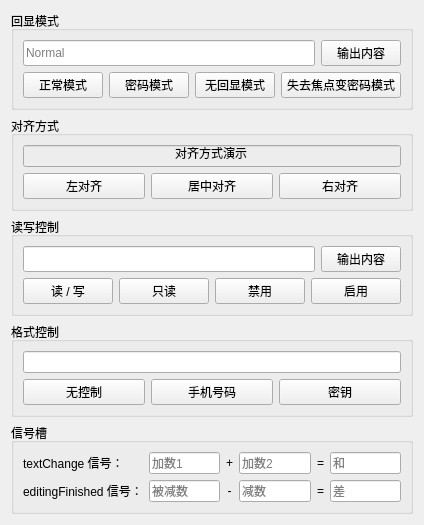
<?xml version="1.0" encoding="UTF-8"?>
<ui version="4.0">
 <class>QLineEditDemo</class>
 <widget class="QWidget" name="QLineEditDemo">
  <property name="geometry">
   <rect>
    <x>0</x>
    <y>0</y>
    <width>404</width>
    <height>426</height>
   </rect>
  </property>
  <property name="windowTitle">
   <string>QLineEditDemo</string>
  </property>
  <layout class="QVBoxLayout" name="verticalLayout">
   <item>
    <widget class="QGroupBox" name="groupBox_1">
     <property name="title">
      <string>回显模式</string>
     </property>
     <layout class="QVBoxLayout" name="verticalLayout_2">
      <item>
       <layout class="QHBoxLayout" name="horizontalLayout">
        <item>
         <widget class="QLineEdit" name="le_EchoMode">
          <property name="sizePolicy">
           <sizepolicy hsizetype="Expanding" vsizetype="Expanding">
            <horstretch>0</horstretch>
            <verstretch>0</verstretch>
           </sizepolicy>
          </property>
          <property name="placeholderText">
           <string>Normal</string>
          </property>
         </widget>
        </item>
        <item>
         <widget class="QPushButton" name="pbtn_EchoOutput">
          <property name="sizePolicy">
           <sizepolicy hsizetype="Minimum" vsizetype="Expanding">
            <horstretch>0</horstretch>
            <verstretch>0</verstretch>
           </sizepolicy>
          </property>
          <property name="text">
           <string>输出内容</string>
          </property>
         </widget>
        </item>
       </layout>
      </item>
      <item>
       <layout class="QHBoxLayout" name="horizontalLayout_2">
        <item>
         <widget class="QPushButton" name="pbtn_NormalMode">
          <property name="sizePolicy">
           <sizepolicy hsizetype="Minimum" vsizetype="Expanding">
            <horstretch>0</horstretch>
            <verstretch>0</verstretch>
           </sizepolicy>
          </property>
          <property name="text">
           <string>正常模式</string>
          </property>
         </widget>
        </item>
        <item>
         <widget class="QPushButton" name="pbtn_PasswordMode">
          <property name="sizePolicy">
           <sizepolicy hsizetype="Minimum" vsizetype="Expanding">
            <horstretch>0</horstretch>
            <verstretch>0</verstretch>
           </sizepolicy>
          </property>
          <property name="text">
           <string>密码模式</string>
          </property>
         </widget>
        </item>
        <item>
         <widget class="QPushButton" name="pbtn_NoEchoMode">
          <property name="sizePolicy">
           <sizepolicy hsizetype="Minimum" vsizetype="Expanding">
            <horstretch>0</horstretch>
            <verstretch>0</verstretch>
           </sizepolicy>
          </property>
          <property name="text">
           <string>无回显模式</string>
          </property>
         </widget>
        </item>
        <item>
         <widget class="QPushButton" name="pbtn_PwdEchoOnEditMode">
          <property name="sizePolicy">
           <sizepolicy hsizetype="Minimum" vsizetype="Expanding">
            <horstretch>0</horstretch>
            <verstretch>0</verstretch>
           </sizepolicy>
          </property>
          <property name="minimumSize">
           <size>
            <width>120</width>
            <height>0</height>
           </size>
          </property>
          <property name="text">
           <string>失去焦点变密码模式</string>
          </property>
         </widget>
        </item>
       </layout>
      </item>
     </layout>
    </widget>
   </item>
   <item>
    <widget class="QGroupBox" name="groupBox_2">
     <property name="title">
      <string>对齐方式</string>
     </property>
     <layout class="QVBoxLayout" name="verticalLayout_3">
      <item>
       <widget class="QLineEdit" name="le_Alignment">
        <property name="sizePolicy">
         <sizepolicy hsizetype="Expanding" vsizetype="Expanding">
          <horstretch>0</horstretch>
          <verstretch>0</verstretch>
         </sizepolicy>
        </property>
        <property name="styleSheet">
         <string notr="true">background-color: rgb(237, 237, 237);
font: 700 12pt &quot;Microsoft YaHei UI&quot;;</string>
        </property>
        <property name="text">
         <string>对齐方式演示</string>
        </property>
        <property name="alignment">
         <set>Qt::AlignCenter</set>
        </property>
        <property name="readOnly">
         <bool>false</bool>
        </property>
       </widget>
      </item>
      <item>
       <layout class="QHBoxLayout" name="horizontalLayout_3">
        <item>
         <widget class="QPushButton" name="pbtn_AlignLeft">
          <property name="sizePolicy">
           <sizepolicy hsizetype="Minimum" vsizetype="Expanding">
            <horstretch>0</horstretch>
            <verstretch>0</verstretch>
           </sizepolicy>
          </property>
          <property name="text">
           <string>左对齐</string>
          </property>
         </widget>
        </item>
        <item>
         <widget class="QPushButton" name="pbtn_AlignCenter">
          <property name="sizePolicy">
           <sizepolicy hsizetype="Minimum" vsizetype="Expanding">
            <horstretch>0</horstretch>
            <verstretch>0</verstretch>
           </sizepolicy>
          </property>
          <property name="text">
           <string>居中对齐</string>
          </property>
         </widget>
        </item>
        <item>
         <widget class="QPushButton" name="pbtn_AlignRight">
          <property name="sizePolicy">
           <sizepolicy hsizetype="Minimum" vsizetype="Expanding">
            <horstretch>0</horstretch>
            <verstretch>0</verstretch>
           </sizepolicy>
          </property>
          <property name="text">
           <string>右对齐</string>
          </property>
         </widget>
        </item>
       </layout>
      </item>
     </layout>
    </widget>
   </item>
   <item>
    <widget class="QGroupBox" name="groupBox_3">
     <property name="title">
      <string>读写控制</string>
     </property>
     <layout class="QVBoxLayout" name="verticalLayout_4">
      <item>
       <layout class="QHBoxLayout" name="horizontalLayout_4">
        <item>
         <widget class="QLineEdit" name="le_RWControl">
          <property name="sizePolicy">
           <sizepolicy hsizetype="Expanding" vsizetype="Expanding">
            <horstretch>0</horstretch>
            <verstretch>0</verstretch>
           </sizepolicy>
          </property>
         </widget>
        </item>
        <item>
         <widget class="QPushButton" name="pbtn_RWOutput">
          <property name="sizePolicy">
           <sizepolicy hsizetype="Minimum" vsizetype="Expanding">
            <horstretch>0</horstretch>
            <verstretch>0</verstretch>
           </sizepolicy>
          </property>
          <property name="text">
           <string>输出内容</string>
          </property>
         </widget>
        </item>
       </layout>
      </item>
      <item>
       <layout class="QHBoxLayout" name="horizontalLayout_5">
        <item>
         <widget class="QPushButton" name="pbtn_ReadWrite">
          <property name="sizePolicy">
           <sizepolicy hsizetype="Minimum" vsizetype="Expanding">
            <horstretch>0</horstretch>
            <verstretch>0</verstretch>
           </sizepolicy>
          </property>
          <property name="text">
           <string>读 / 写</string>
          </property>
         </widget>
        </item>
        <item>
         <widget class="QPushButton" name="pbtn_ReadOnly">
          <property name="sizePolicy">
           <sizepolicy hsizetype="Minimum" vsizetype="Expanding">
            <horstretch>0</horstretch>
            <verstretch>0</verstretch>
           </sizepolicy>
          </property>
          <property name="text">
           <string>只读</string>
          </property>
         </widget>
        </item>
        <item>
         <widget class="QPushButton" name="pbtn_DisableRWControl">
          <property name="sizePolicy">
           <sizepolicy hsizetype="Minimum" vsizetype="Expanding">
            <horstretch>0</horstretch>
            <verstretch>0</verstretch>
           </sizepolicy>
          </property>
          <property name="text">
           <string>禁用</string>
          </property>
         </widget>
        </item>
        <item>
         <widget class="QPushButton" name="pbtn_EnableRWControl">
          <property name="sizePolicy">
           <sizepolicy hsizetype="Minimum" vsizetype="Expanding">
            <horstretch>0</horstretch>
            <verstretch>0</verstretch>
           </sizepolicy>
          </property>
          <property name="text">
           <string>启用</string>
          </property>
         </widget>
        </item>
       </layout>
      </item>
     </layout>
    </widget>
   </item>
   <item>
    <widget class="QGroupBox" name="groupBox_4">
     <property name="title">
      <string>格式控制</string>
     </property>
     <layout class="QVBoxLayout" name="verticalLayout_5">
      <item>
       <widget class="QLineEdit" name="le_InputMaskControl">
        <property name="sizePolicy">
         <sizepolicy hsizetype="Expanding" vsizetype="Expanding">
          <horstretch>0</horstretch>
          <verstretch>0</verstretch>
         </sizepolicy>
        </property>
       </widget>
      </item>
      <item>
       <layout class="QHBoxLayout" name="horizontalLayout_6">
        <item>
         <widget class="QPushButton" name="pbtn_NoInputMask">
          <property name="sizePolicy">
           <sizepolicy hsizetype="Minimum" vsizetype="Expanding">
            <horstretch>0</horstretch>
            <verstretch>0</verstretch>
           </sizepolicy>
          </property>
          <property name="text">
           <string>无控制</string>
          </property>
         </widget>
        </item>
        <item>
         <widget class="QPushButton" name="pbtn_TelNoInputMask">
          <property name="sizePolicy">
           <sizepolicy hsizetype="Minimum" vsizetype="Expanding">
            <horstretch>0</horstretch>
            <verstretch>0</verstretch>
           </sizepolicy>
          </property>
          <property name="text">
           <string>手机号码</string>
          </property>
         </widget>
        </item>
        <item>
         <widget class="QPushButton" name="pbtn_KeyInputMask">
          <property name="sizePolicy">
           <sizepolicy hsizetype="Minimum" vsizetype="Expanding">
            <horstretch>0</horstretch>
            <verstretch>0</verstretch>
           </sizepolicy>
          </property>
          <property name="text">
           <string>密钥</string>
          </property>
         </widget>
        </item>
       </layout>
      </item>
     </layout>
    </widget>
   </item>
   <item>
    <widget class="QGroupBox" name="groupBox_5">
     <property name="title">
      <string>信号槽</string>
     </property>
     <layout class="QHBoxLayout" name="horizontalLayout_7">
      <item>
       <layout class="QVBoxLayout" name="verticalLayout_6" stretch="0,0">
        <property name="rightMargin">
         <number>0</number>
        </property>
        <item>
         <widget class="QLabel" name="label">
          <property name="sizePolicy">
           <sizepolicy hsizetype="Preferred" vsizetype="Expanding">
            <horstretch>0</horstretch>
            <verstretch>0</verstretch>
           </sizepolicy>
          </property>
          <property name="text">
           <string>textChange 信号：</string>
          </property>
         </widget>
        </item>
        <item>
         <widget class="QLabel" name="label_2">
          <property name="sizePolicy">
           <sizepolicy hsizetype="Preferred" vsizetype="Expanding">
            <horstretch>0</horstretch>
            <verstretch>0</verstretch>
           </sizepolicy>
          </property>
          <property name="text">
           <string>editingFinished 信号：</string>
          </property>
         </widget>
        </item>
       </layout>
      </item>
      <item>
       <layout class="QVBoxLayout" name="verticalLayout_7">
        <item>
         <widget class="QLineEdit" name="le_Addend1">
          <property name="sizePolicy">
           <sizepolicy hsizetype="Expanding" vsizetype="Expanding">
            <horstretch>0</horstretch>
            <verstretch>0</verstretch>
           </sizepolicy>
          </property>
          <property name="placeholderText">
           <string>加数1</string>
          </property>
         </widget>
        </item>
        <item>
         <widget class="QLineEdit" name="le_Minuend">
          <property name="sizePolicy">
           <sizepolicy hsizetype="Expanding" vsizetype="Expanding">
            <horstretch>0</horstretch>
            <verstretch>0</verstretch>
           </sizepolicy>
          </property>
          <property name="placeholderText">
           <string>被减数</string>
          </property>
         </widget>
        </item>
       </layout>
      </item>
      <item>
       <layout class="QVBoxLayout" name="verticalLayout_8">
        <item>
         <widget class="QLabel" name="label_3">
          <property name="sizePolicy">
           <sizepolicy hsizetype="Preferred" vsizetype="Expanding">
            <horstretch>0</horstretch>
            <verstretch>0</verstretch>
           </sizepolicy>
          </property>
          <property name="text">
           <string>+</string>
          </property>
          <property name="alignment">
           <set>Qt::AlignCenter</set>
          </property>
         </widget>
        </item>
        <item>
         <widget class="QLabel" name="label_4">
          <property name="sizePolicy">
           <sizepolicy hsizetype="Preferred" vsizetype="Expanding">
            <horstretch>0</horstretch>
            <verstretch>0</verstretch>
           </sizepolicy>
          </property>
          <property name="text">
           <string>-</string>
          </property>
          <property name="alignment">
           <set>Qt::AlignCenter</set>
          </property>
         </widget>
        </item>
       </layout>
      </item>
      <item>
       <layout class="QVBoxLayout" name="verticalLayout_9">
        <item>
         <widget class="QLineEdit" name="le_Addend2">
          <property name="sizePolicy">
           <sizepolicy hsizetype="Expanding" vsizetype="Expanding">
            <horstretch>0</horstretch>
            <verstretch>0</verstretch>
           </sizepolicy>
          </property>
          <property name="placeholderText">
           <string>加数2</string>
          </property>
         </widget>
        </item>
        <item>
         <widget class="QLineEdit" name="le_Subtrahend">
          <property name="sizePolicy">
           <sizepolicy hsizetype="Expanding" vsizetype="Expanding">
            <horstretch>0</horstretch>
            <verstretch>0</verstretch>
           </sizepolicy>
          </property>
          <property name="placeholderText">
           <string>减数</string>
          </property>
         </widget>
        </item>
       </layout>
      </item>
      <item>
       <layout class="QVBoxLayout" name="verticalLayout_10">
        <item>
         <widget class="QLabel" name="label_5">
          <property name="sizePolicy">
           <sizepolicy hsizetype="Preferred" vsizetype="Expanding">
            <horstretch>0</horstretch>
            <verstretch>0</verstretch>
           </sizepolicy>
          </property>
          <property name="text">
           <string>=</string>
          </property>
          <property name="alignment">
           <set>Qt::AlignCenter</set>
          </property>
         </widget>
        </item>
        <item>
         <widget class="QLabel" name="label_6">
          <property name="sizePolicy">
           <sizepolicy hsizetype="Preferred" vsizetype="Expanding">
            <horstretch>0</horstretch>
            <verstretch>0</verstretch>
           </sizepolicy>
          </property>
          <property name="text">
           <string>=</string>
          </property>
          <property name="alignment">
           <set>Qt::AlignCenter</set>
          </property>
         </widget>
        </item>
       </layout>
      </item>
      <item>
       <layout class="QVBoxLayout" name="verticalLayout_11">
        <item>
         <widget class="QLineEdit" name="le_Sum">
          <property name="sizePolicy">
           <sizepolicy hsizetype="Expanding" vsizetype="Expanding">
            <horstretch>0</horstretch>
            <verstretch>0</verstretch>
           </sizepolicy>
          </property>
          <property name="readOnly">
           <bool>true</bool>
          </property>
          <property name="placeholderText">
           <string>和</string>
          </property>
         </widget>
        </item>
        <item>
         <widget class="QLineEdit" name="le_Difference">
          <property name="sizePolicy">
           <sizepolicy hsizetype="Expanding" vsizetype="Expanding">
            <horstretch>0</horstretch>
            <verstretch>0</verstretch>
           </sizepolicy>
          </property>
          <property name="readOnly">
           <bool>true</bool>
          </property>
          <property name="placeholderText">
           <string>差</string>
          </property>
         </widget>
        </item>
       </layout>
      </item>
     </layout>
    </widget>
   </item>
  </layout>
 </widget>
 <resources/>
 <connections/>
</ui>
